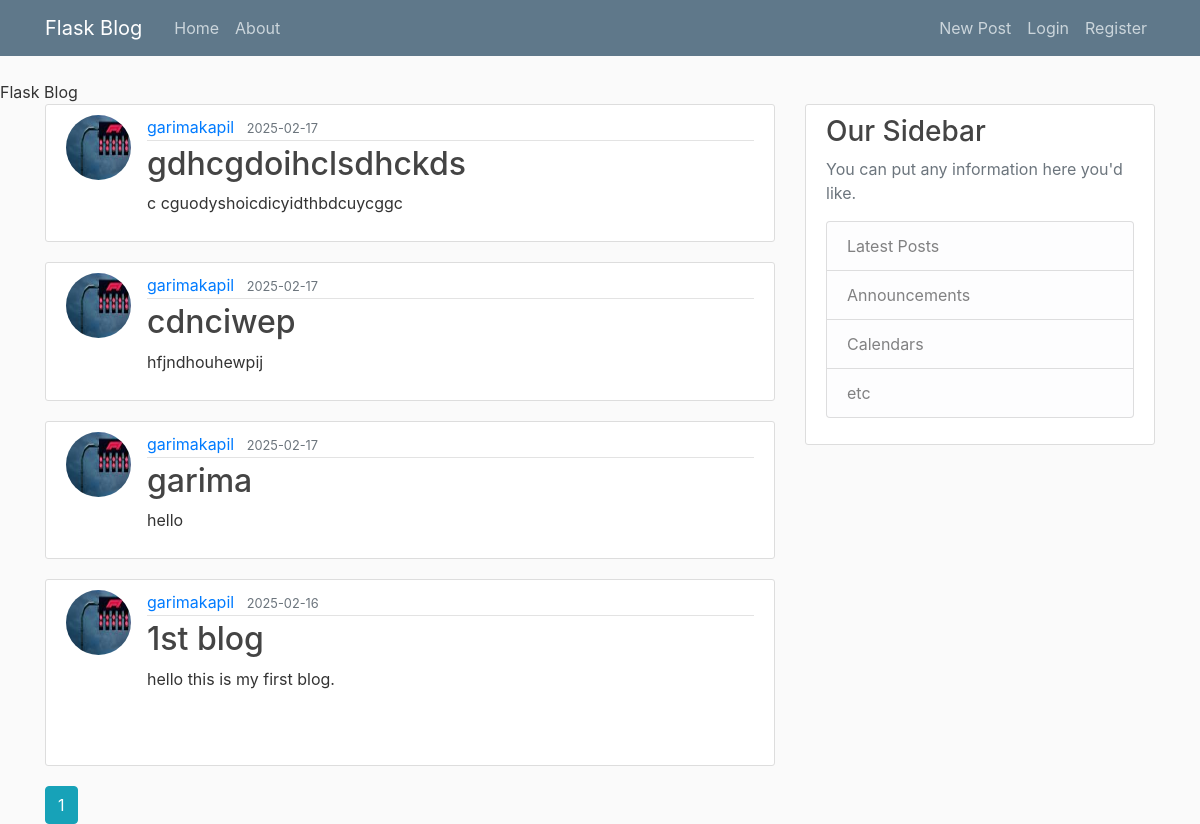
Page /home on the earlier database version.
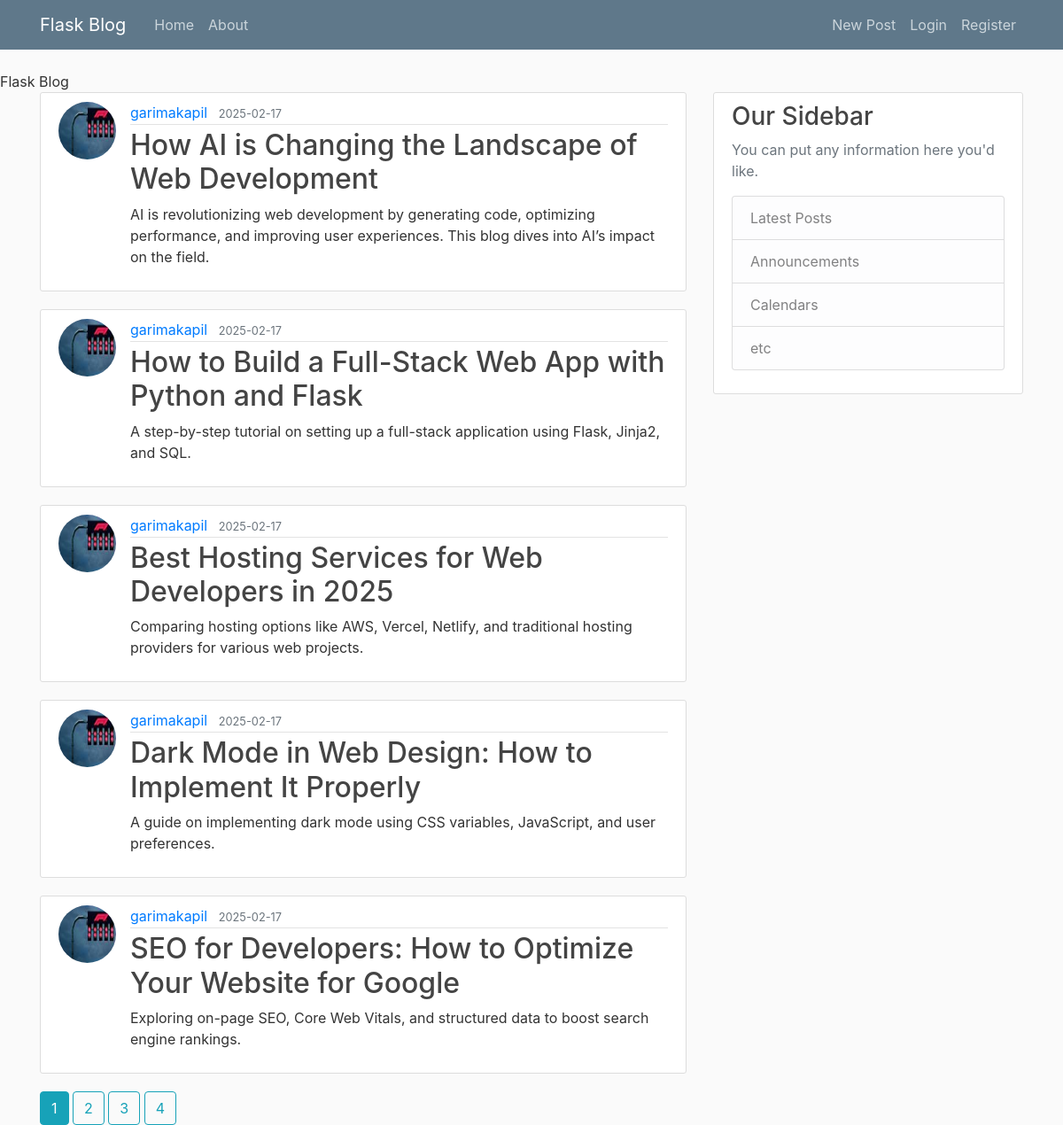
Same page on the later database version.
### flaskblog/models.py (models this page shows, shortened)
class Post(db.Model):
    id = db.Column(db.Integer, primary_key=True)
    title = db.Column(db.String(100), nullable=False)
    date_posted = db.Column(db.DateTime, nullable=False, default=lambda: datetime.now(timezone.utc))
    content = db.Column(db.Text, nullable=False)
    user_id = db.Column(db.Integer, db.ForeignKey('user.id'), nullable=False)

class User(db.Model, UserMixin):
    id = db.Column(db.Integer, primary_key=True)
    username = db.Column(db.String(20), unique=True,nullable=False)
    email = db.Column(db.String(120), unique=True,nullable=False)
    image_file = db.Column(db.String(20),nullable=False, default = 'default.jpg')
    password = db.Column(db.String(60),nullable=False)
    posts = db.relationship('Post',backref='author',lazy=True)

### flaskblog/main/routes.py (the view)
@main.route("/")
@main.route("/home")
def home():
    page=request.args.get('page', 1, type=int)
    posts = Post.query.order_by(Post.date_posted.desc()).paginate(page=page, per_page=5)
    return render_template("home.html" , posts = posts)

### flaskblog/templates/home.html
{% extends "layout.html" %}
{% block content %}
    {% for post in posts.items %}
    <article class="media content-section">
      <img class="rounded-circle article-img" src="{{ url_for('static', filename='profile_pics/' + post.author.image_file) }}">
        <div class="media-body">
          <div class="article-metadata">
            <a class="mr-2" href="{{ url_for('users.user_post', username=post.author.username) }}">{{ post.author.username }}</a>
            <small class="text-muted">{{ post.date_posted.strftime('%Y-%m-%d') }}</small>
          </div>
          <h2><a class="article-title" href="{{ url_for('posts.post', post_id=post.id) }}">{{ post.title }}</a></h2>
          <p class="article-content">{{ post.content }}</p>
        </div>
      </article>
    {% endfor %}
    {% for page_num in posts.iter_pages(left_edge=1, right_edge=1, left_current=1, right_current=2) %}
      {% if page_num %}
        {% if posts.page == page_num %}
        <a class="btn btn-info" href="{{ url_for('main.home',page = page_num) }}">{{ page_num }}</a>
        {% else %}
        <a class="btn btn-outline-info" href="{{ url_for('main.home',page = page_num) }}">{{ page_num }}</a>
        {% endif %}
      {% else %}
      ...
      {% endif %}
    {% endfor %}
{% endblock %}

### flaskblog/templates/layout.html (shortened to what this page needs)
<!DOCTYPE html>
<html lang="en">
<head>
    <link rel="stylesheet" href="https://cdn.jsdelivr.net/npm/bootstrap@4.4.1/dist/css/bootstrap.min.css">
    <link rel="stylesheet" type="text/css" href="{{url_for('static',filename='main.css')}}"
    {% if title %}
        <title>Flask Blog - {{ title }}</title>
    {% else %}
        <title>Flask Blog</title>
    {% endif %}
</head>
<body>
    <header class="site-header">
        <nav class="navbar navbar-expand-md navbar-dark bg-steel fixed-top">
          <div class="container">
            <a class="navbar-brand mr-4" href="/">Flask Blog</a>
            <div class="collapse navbar-collapse" id="navbarToggle">
              <div class="navbar-nav mr-auto">
                <a class="nav-item nav-link" href="{{ url_for('main.home') }}">Home</a>
                <a class="nav-item nav-link" href="{{ url_for('main.about') }}">About</a>
              </div>
              <div class="navbar-nav">
                <a class="nav-item nav-link" href="{{ url_for('posts.new_post') }}">New Post</a>
                {% if current_user.is_authenticated %}
                <a class="nav-item nav-link" href="{{ url_for('users.logout') }}">Logout</a>
                <a class="nav-item nav-link" href="{{ url_for('users.account') }}">Account</a>
                {% else %}
                <a class="nav-item nav-link" href="{{ url_for('users.login') }}">Login</a>
                <a class="nav-item nav-link" href="{{ url_for('users.register') }}">Register</a>
                {% endif %}
              </div>
            </div>
          </div>
        </nav>
      </header>
      <main role="main" class="container">
        <div class="row">
          <div class="col-md-8">
            {% block content %}{% endblock %}
          </div>
          <div class="col-md-4">
            <div class="content-section">
              <h3>Our Sidebar</h3>
              <p class='text-muted'>You can put any information here you'd like.
                <ul class="list-group">
                  <li class="list-group-item list-group-item-light">Latest Posts</li>
                  <li class="list-group-item list-group-item-light">Announcements</li>
                  <li class="list-group-item list-group-item-light">Calendars</li>
                  <li class="list-group-item list-group-item-light">etc</li>
                </ul>
              </p>
            </div>
          </div>
        </div>
      </main>
</body>
</body>
</html>

### flaskblog/static/main.css (style rules this page uses)
body { background: #fafafa; color: #333333; margin-top: 5rem; }
h1, h2, h3, h4, h5, h6 { color: #444444; }
.bg-steel { background-color: #5f788a; }
.site-header .navbar-nav .nav-link { color: #cbd5db; }
.content-section { background: #ffffff; padding: 10px 20px; border: 1px solid #dddddd; border-radius: 3px; margin-bottom: 20px; }
.article-title { color: #444444; }
.article-content { white-space: pre-line; }
.article-img { height: 65px; width: 65px; margin-right: 16px; }
.article-metadata { padding-bottom: 1px; margin-bottom: 4px; border-bottom: 1px solid #e3e3e3 }

Differences in the rows shown:
no longer on this page (row edited): Post: image_file (picture), author.username "garimakapil", date_posted "2025-02-17", title "gdhcgdoihclsdhckds", content "c cguodyshoicdicyidthbdcuycggc"
no longer on this page (row edited): Post: image_file (picture), author.username "garimakapil", date_posted "2025-02-17", title "cdnciwep", content "hfjndhouhewpij"
no longer on this page (row edited): Post: image_file (picture), author.username "garimakapil", date_posted "2025-02-17", title "garima", content "hello"
no longer on this page (row unchanged): Post: image_file (picture), author.username "garimakapil", date_posted "2025-02-16", title "1st blog", content "hello this is my first blog."
added Post: image_file (picture), author.username "garimakapil", date_posted "2025-02-17", title "How AI is Changing the Landscape of Web Development", content "AI is revolutionizing web development by generating code, optimizing performance, and improving user experiences. This blog dives into AI’s impact on the field."
added Post: image_file (picture), author.username "garimakapil", date_posted "2025-02-17", title "How to Build a Full-Stack Web App with Python and Flask", content "A step-by-step tutorial on setting up a full-stack application using Flask, Jinja2, and SQL."
added Post: image_file (picture), author.username "garimakapil", date_posted "2025-02-17", title "Best Hosting Services for Web Developers in 2025", content "Comparing hosting options like AWS, Vercel, Netlify, and traditional hosting providers for various web projects."
added Post: image_file (picture), author.username "garimakapil", date_posted "2025-02-17", title "Dark Mode in Web Design: How to Implement It Properly", content "A guide on implementing dark mode using CSS variables, JavaScript, and user preferences."
added Post: image_file (picture), author.username "garimakapil", date_posted "2025-02-17", title "SEO for Developers: How to Optimize Your Website for Google", content "Exploring on-page SEO, Core Web Vitals, and structured data to boost search engine rankings."
Other differences:
new list line: "2"
new list line: "3"
new list line: "4"
